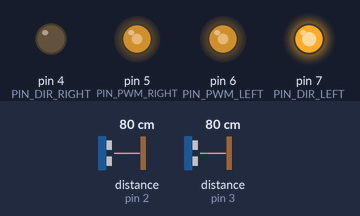
A sketch run on a simulated Arduino Mega 2560, built with avr-gcc and run on an emulated ATmega2560. Shown: output pins drawn as LEDs (lit = HIGH). Wiring (inferred from the names in the program): 2 × ultrasonic range finder: trigger pin 8, echo pin 3 / trigger pin 9, echo pin 2. The inputs (shaded band) are chosen by the test bench; at power-on: distance to the obstacle (sensors on pin 2, pin 3) 80 cm. The echo pulse lasts 58.3 µs per cm; pins used as bus, display or sensor lines are not drawn.

Above: at 1.2 s.
1.3 s: distance to the obstacle (sensor on pin 2) set to 2 cm
At 4.1 s:
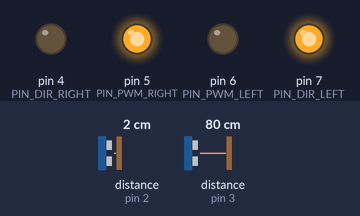
4.3 s: distance to the obstacle (sensor on pin 3) set to 2 cm
At 4.7 s:
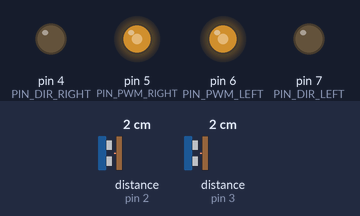
5.8 s: distance to the obstacle (sensor on pin 3) set to 18 cm
At 7.0 s:
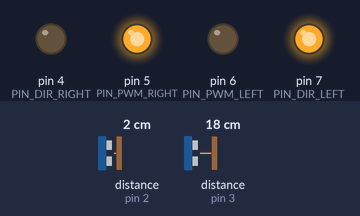
7.3 s: distance to the obstacle (sensor on pin 2) set to 60 cm
At 7.65 s:
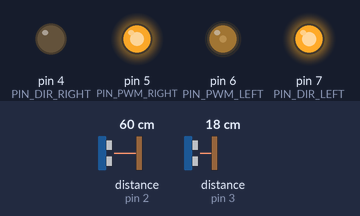
10.3 s: distance to the obstacle (sensor on pin 3) set to 13 cm
At 10.6 s:
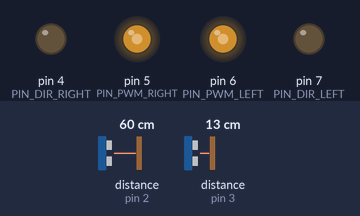
Timing chart, 0 to 12.8 s (numbered marks = the images above; inputs shaded):
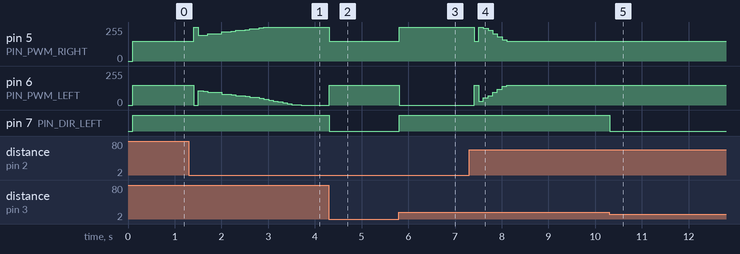

Measured:
- the behaviour switches between 16 and 15 cm on distance to the obstacle (sensor on pin 3) (found by bisection; images 4 and 5)
- after the input at 1.3 s, pin 5 (PIN_PWM_RIGHT): 150/255 → 255/255 after 0.11 s, → 193/255 0.10 s later, → 195/255 0.10 s later, → 203/255 0.10 s later, … (12 changes in this stretch); pin 6 (PIN_PWM_LEFT): 150/255 → 0/255 after 0.11 s, → 106/255 0.10 s later, → 104/255 0.10 s later, → 96/255 0.10 s later, … (20 changes in this stretch)
- after the input at 4.3 s, pin 5 (PIN_PWM_RIGHT): 255/255 → 150/255 at once; pin 6 (PIN_PWM_LEFT): 0/255 → 150/255 at once; pin 7 (PIN_DIR_LEFT): HIGH → LOW at once
- after the input at 5.8 s, pin 5 (PIN_PWM_RIGHT): 150/255 → 255/255 at once; pin 6 (PIN_PWM_LEFT): 150/255 → 0/255 at once; pin 7 (PIN_DIR_LEFT): LOW → HIGH at once
- after the input at 7.3 s, pin 5 (PIN_PWM_RIGHT): 255/255 → 150/255 after 0.11 s, → 255/255 0.10 s later, → 244/255 0.10 s later, → 229/255 0.10 s later, … (8 changes in this stretch); pin 6 (PIN_PWM_LEFT): 0/255 → 150/255 after 0.11 s, → 29/255 0.10 s later, → 55/255 0.10 s later, → 70/255 0.10 s later, … (8 changes in this stretch)
- after the input at 10.3 s, pin 7 (PIN_DIR_LEFT): HIGH → LOW at once

The sketch:

StateMachine.ino
```cpp
#include <PID_v1.h>

const uint8_t PIN_TRIG_LEFT = 8;
const uint8_t PIN_ECHO_LEFT = 2;
const uint8_t PIN_TRIG_FRONT = 9;
const uint8_t PIN_ECHO_FRONT = 3;

const uint8_t PIN_DIR_LEFT = 7;
const uint8_t PIN_PWM_LEFT = 6;
const uint8_t PIN_PWM_RIGHT = 5;
const uint8_t PIN_DIR_RIGHT = 4;

constexpr uint16_t TARGET_DIST = 15;
constexpr uint16_t FRONT_LIMIT = 15;
constexpr uint8_t  BASE_PWM = 150;

double distLeft = 0;
double pidOut = 0;
double setpoint = TARGET_DIST;
double Kp = 2, Ki = 5, Kd = 1;
PID wallPID(&distLeft, &pidOut, &setpoint, Kp, Ki, Kd, DIRECT);

volatile unsigned long tStartL = 0, tEchoL = 0;
volatile unsigned long tStartF = 0, tEchoF = 0;
volatile bool newL = false, newF = false;

unsigned long lastPing = 0;
constexpr uint16_t PING_PERIOD = 50;

const bool DIR_FWD_L  = HIGH;
const bool DIR_REV_L  = LOW;
const bool DIR_FWD_R  = LOW;
const bool DIR_REV_R  = HIGH;

void setup() {
  Serial.begin(115200);

  pinMode(PIN_DIR_LEFT , OUTPUT);
  pinMode(PIN_DIR_RIGHT, OUTPUT);
  pinMode(PIN_PWM_LEFT , OUTPUT);
  pinMode(PIN_PWM_RIGHT, OUTPUT);

  pinMode(PIN_TRIG_LEFT , OUTPUT);
  pinMode(PIN_TRIG_FRONT, OUTPUT);
  pinMode(PIN_ECHO_LEFT , INPUT);
  pinMode(PIN_ECHO_FRONT, INPUT);

  attachInterrupt(digitalPinToInterrupt(PIN_ECHO_LEFT),  []{
      if (!tStartL) tStartL = micros();
      else { tEchoL = micros() - tStartL; tStartL = 0; newL = true; }
    }, CHANGE);

  attachInterrupt(digitalPinToInterrupt(PIN_ECHO_FRONT), []{
      if (!tStartF) tStartF = micros();
      else { tEchoF = micros() - tStartF; tStartF = 0; newF = true; }
    }, CHANGE);

  wallPID.SetMode(AUTOMATIC);
}

void loop() {
  if (millis() - lastPing >= PING_PERIOD) {
    lastPing = millis();
    static bool toggle = false;

    digitalWrite(PIN_TRIG_LEFT , LOW);
    digitalWrite(PIN_TRIG_FRONT, LOW);
    delayMicroseconds(2);

    digitalWrite(toggle ? PIN_TRIG_LEFT : PIN_TRIG_FRONT, HIGH);
    delayMicroseconds(10);
    digitalWrite(PIN_TRIG_LEFT , LOW);
    digitalWrite(PIN_TRIG_FRONT, LOW);

    toggle = !toggle;
  }

  if (newL && newF) {
    newL = newF = false;

    distLeft = (tEchoL * 0.0343) / 2.0;
    double distFront = (tEchoF * 0.0343) / 2.0;

    wallPID.Compute();

    if (distFront < FRONT_LIMIT) {
      drive(-BASE_PWM, BASE_PWM);
      delay(250);
    } else {
      int pwmL = constrain(BASE_PWM - pidOut, 0, 255);
      int pwmR = constrain(BASE_PWM + pidOut, 0, 255);
      drive(pwmL, pwmR);
    }
  }
}

void drive(int pwmL, int pwmR) {
  bool dirL = pwmL >= 0 ? DIR_FWD_L : DIR_REV_L;
  bool dirR = pwmR >= 0 ? DIR_FWD_R : DIR_REV_R;

  digitalWrite(PIN_DIR_LEFT , dirL);
  digitalWrite(PIN_DIR_RIGHT, dirR);
  analogWrite(PIN_PWM_LEFT ,  abs(pwmL));
  analogWrite(PIN_PWM_RIGHT,  abs(pwmR));
}
```
